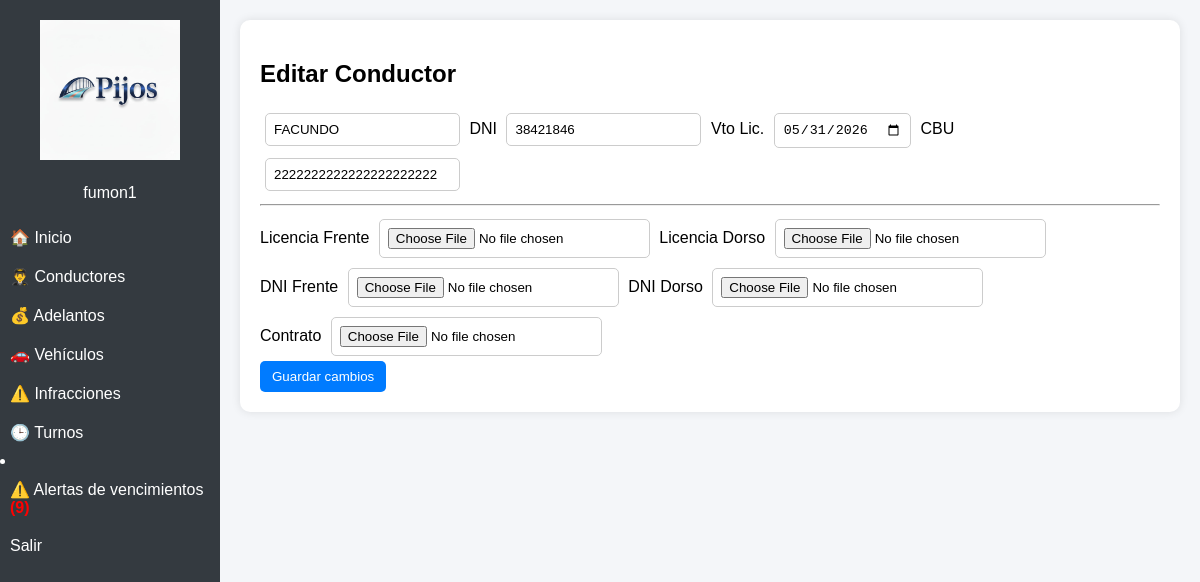
Screenshot of /editar_conductor/1 (signed in) with the database file from the repository.
### tables this page shows
CREATE TABLE conductores (
            id INTEGER PRIMARY KEY AUTOINCREMENT,
            nombre TEXT,
            dni TEXT,
            licencia_vencimiento TEXT,
            cbu TEXT,
            licencia_frente TEXT,
            licencia_dorso TEXT,
            dni_frente TEXT,
            dni_dorso TEXT,
            contrato TEXT        
        );

### app.py (the view, shortened to what this page needs)
@app.route("/editar_conductor/<int:id>", methods=["GET", "POST"])
@login_requerido
def editar_conductor(id):
    conn = sqlite3.connect("empresa.db")
    cursor = conn.cursor()
    carpeta = "static/uploads/"
    cursor.execute("SELECT * FROM conductores WHERE id = ?", (id,))
    conductor = cursor.fetchone()
    conn.close()
    return render_template("editar_conductor.html", conductor=conductor)

### app.py (called while the page is built)
def login_requerido(f):
    @wraps(f)
    def funcion_protegida(*args, **kwargs):
        if "usuario" not in session:
            return redirect("/login")
        return f(*args, **kwargs)
    return funcion_protegida

### templates/editar_conductor.html
{% extends "layout.html" %}
{% block content %}
<div class="card">
    <h2>Editar Conductor</h2>
    <form method="POST" enctype="multipart/form-data">
        <input name="nombre" value="{{ conductor[1] }}">
        <label for="dni">DNI</label>
        <input name="dni" value="{{ conductor[2] }}">
        <label for="licencia_vencimiento">Vto Lic.</label>
        <input type="date" name="licencia_vencimiento" value="{{ conductor[3] }}">
        <label for="cbu">CBU</label>
        <input name="cbu" value="{{ conductor[4] }}">
        <hr>
        <label>Licencia Frente</label>
        <input type="file" name="licencia_frente">
        <label>Licencia Dorso</label>
        <input type="file" name="licencia_dorso">
        <br>
        <label>DNI Frente</label>
        <input type="file" name="dni_frente">
        <label>DNI Dorso</label>
        <input type="file" name="dni_dorso">
        <br>
        <label>Contrato</label>
        <input type="file" name="contrato">
        <br>
        <button>Guardar cambios</button>
    </form>
</div>
{% endblock %}

### templates/layout.html (style rules this page uses)
body { margin: 0; font-family: Arial; background-color: #f4f6f9; }
.card { background: white; padding: 20px; border-radius: 10px; margin-bottom: 20px; box-shadow: 0 0 10px rgba(0,0,0,0.1); }
input, select { padding: 8px; margin: 5px; border: 1px solid #ccc; border-radius: 5px; }
button { padding: 8px 12px; background: #007bff; color: white; border: none; border-radius: 5px; cursor: pointer; }

### rows the page displays
conductores: nombre "FACUNDO", dni "38421846", licencia_vencimiento "05/31/2026", cbu "2222222222222222222222"

### other values shown
{{ session["usuario"] }} "fumon1"
{{ alertas_total }} "9"
